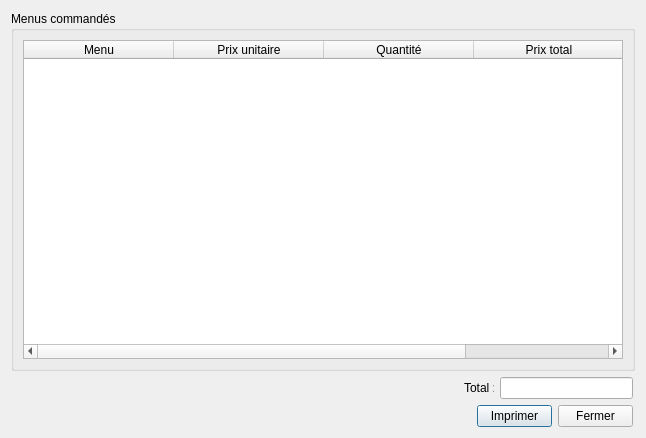
<?xml version="1.0" encoding="UTF-8"?>
<ui version="4.0">
 <class>BDDetailsRepas</class>
 <widget class="QDialog" name="BDDetailsRepas">
  <property name="geometry">
   <rect>
    <x>0</x>
    <y>0</y>
    <width>646</width>
    <height>438</height>
   </rect>
  </property>
  <property name="windowTitle">
   <string>Dialog</string>
  </property>
  <layout class="QGridLayout" name="gridLayout_2">
   <item row="0" column="0">
    <widget class="QGroupBox" name="groupBox">
     <property name="title">
      <string>Menus commandés</string>
     </property>
     <layout class="QGridLayout" name="gridLayout">
      <item row="0" column="0">
       <widget class="QTableWidget" name="tableWidget">
        <property name="selectionMode">
         <enum>QAbstractItemView::SingleSelection</enum>
        </property>
        <property name="selectionBehavior">
         <enum>QAbstractItemView::SelectRows</enum>
        </property>
        <attribute name="horizontalHeaderDefaultSectionSize">
         <number>150</number>
        </attribute>
        <attribute name="horizontalHeaderDefaultSectionSize">
         <number>150</number>
        </attribute>
        <column>
         <property name="text">
          <string>Menu</string>
         </property>
        </column>
        <column>
         <property name="text">
          <string>Prix unitaire</string>
         </property>
        </column>
        <column>
         <property name="text">
          <string>Quantité</string>
         </property>
        </column>
        <column>
         <property name="text">
          <string>Prix total</string>
         </property>
        </column>
       </widget>
      </item>
     </layout>
    </widget>
   </item>
   <item row="1" column="0">
    <layout class="QFormLayout" name="formLayout">
     <property name="formAlignment">
      <set>Qt::AlignRight|Qt::AlignTop|Qt::AlignTrailing</set>
     </property>
     <property name="rightMargin">
      <number>8</number>
     </property>
     <item row="0" column="0">
      <widget class="QLabel" name="label">
       <property name="maximumSize">
        <size>
         <width>30</width>
         <height>16777215</height>
        </size>
       </property>
       <property name="text">
        <string>Total :</string>
       </property>
      </widget>
     </item>
     <item row="0" column="1">
      <widget class="QLineEdit" name="lineEditTotal">
       <property name="maximumSize">
        <size>
         <width>133</width>
         <height>16777215</height>
        </size>
       </property>
       <property name="alignment">
        <set>Qt::AlignRight|Qt::AlignTrailing|Qt::AlignVCenter</set>
       </property>
       <property name="readOnly">
        <bool>true</bool>
       </property>
      </widget>
     </item>
    </layout>
   </item>
   <item row="2" column="0">
    <layout class="QFormLayout" name="formLayout_2">
     <property name="formAlignment">
      <set>Qt::AlignRight|Qt::AlignTop|Qt::AlignTrailing</set>
     </property>
     <property name="rightMargin">
      <number>8</number>
     </property>
     <item row="0" column="0">
      <widget class="QPushButton" name="btn_imprimerFacture">
       <property name="maximumSize">
        <size>
         <width>75</width>
         <height>23</height>
        </size>
       </property>
       <property name="layoutDirection">
        <enum>Qt::RightToLeft</enum>
       </property>
       <property name="text">
        <string>Imprimer</string>
       </property>
      </widget>
     </item>
     <item row="0" column="1">
      <widget class="QPushButton" name="btn_fermer">
       <property name="maximumSize">
        <size>
         <width>75</width>
         <height>23</height>
        </size>
       </property>
       <property name="layoutDirection">
        <enum>Qt::RightToLeft</enum>
       </property>
       <property name="text">
        <string>Fermer</string>
       </property>
      </widget>
     </item>
    </layout>
   </item>
  </layout>
 </widget>
 <resources/>
 <connections/>
</ui>
